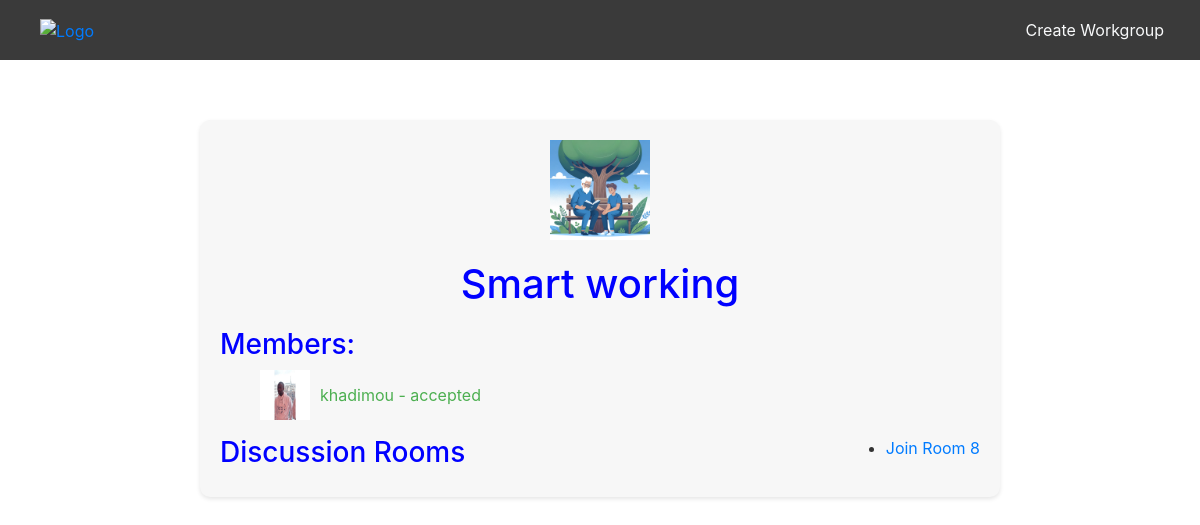
Page /en/workgroups/19/ (signed in) on the committed database.
### workgroup/models.py (models this page shows)
class WorkGroup(models.Model):
    name = models.CharField(max_length=50)
    with_assistant = models.BooleanField(default=False)
    description = models.TextField(max_length=200, blank=True)
    avatar = models.ImageField(upload_to='avatars_workgroup/', blank=True)
    members = models.ManyToManyField(User, through='WorkGroupMember', related_name='invited_to_workgroups')
    creator = models.ForeignKey(settings.AUTH_USER_MODEL, on_delete=models.CASCADE, related_name='created_workgroups', null=True)
    assistants = models.ManyToManyField(OpenAIAssistant, blank=True, related_name='workgroups')

class WorkGroupMember(models.Model):
    status = models.CharField(max_length=20, choices=[('pending', 'Pending'), ('accepted', 'Accepted'), ('denied', 'Denied')])
    user = models.ForeignKey(User, on_delete=models.CASCADE)
    workgroup = models.ForeignKey(WorkGroup, on_delete=models.CASCADE)
    class Meta:
        unique_together = ('workgroup', 'user')

class ChatRoom(models.Model):
    workgroup = models.ForeignKey(WorkGroup, on_delete=models.CASCADE, related_name='chatrooms')
    created_at = models.DateTimeField(auto_now_add=True)

### smart_mentor/models.py (models this page shows, shortened)
class Profile(models.Model):
    GENDER_CHOICES = (
        ('MALE', _('Male')),
        ('FEMALE', _('Female')),
        ('OTHER', _('Other')),
    )
    user = models.OneToOneField(User, on_delete=models.CASCADE)
    avatar = models.ImageField(upload_to='avatars/', blank=True, default='static/images/pp.svg')
    birthdate = models.DateField(null=True)
    gender = models.CharField(max_length=6, choices=GENDER_CHOICES)
    country = CountryField(blank_label='(select country)', blank=True)
    education_level = models.CharField(max_length=100, blank=True)
    skills = models.TextField(max_length=100, blank=True)
    phone = models.CharField(max_length=20)
    bio = models.TextField(max_length=100, blank=True)
    social_media_links = models.URLField(max_length=200, blank=True)

### workgroup/views.py (the view)
# urls.py: path('workgroups/<int:pk>/', views.workgroup_detail, name='workgroup_detail'),
def workgroup_detail(request, pk):
    workgroup = get_object_or_404(WorkGroup, pk=pk)
    assistant_name = None
    assistant = get_assistant_for_workgroup(pk)
    if assistant:
        assistant_name = assistant.name
    try:
        member = WorkGroupMember.objects.get(workgroup=workgroup, user=request.user)
        is_allowed = member.status in ['pending', 'accepted']
        is_accepted = member.status == 'accepted'
    except WorkGroupMember.DoesNotExist:
        is_allowed = False
        is_accepted = False
    if workgroup.creator == request.user:
        is_allowed = True
    if not is_allowed:
        return HttpResponseForbidden("You are not authorised to view this group.")
    members_info = WorkGroupMember.objects.filter(workgroup=workgroup).select_related('user')
    chat_rooms = workgroup.chatrooms.all()
    return render(request, 'workgroup/classroom.html', {
        'workgroup': workgroup,
        'members_info': members_info,
        'is_creator': workgroup.creator == request.user,
        'is_accepted': is_accepted,
        'chat_rooms': chat_rooms,
        'assistant_name': assistant_name,
    })

### workgroup/views.py (called while the page is built)
def get_assistant_for_workgroup(workgroup_id):
    try:
        workgroup = WorkGroup.objects.get(id=workgroup_id)
        if workgroup.with_assistant:
            assistant = workgroup.assistants.first()
            return assistant
    except WorkGroup.DoesNotExist:
        return None
    return None

### templates/workgroup/classroom.html (shortened to what this page needs)
{% include "base_site.html" %}
{% load i18n %}
{% load static %}
{% block navbar %}
    {% include 'nav_workgroup.html' %}
{% endblock %}
{% block content %}
    <div class="workgroup-container">
        {% if workgroup.avatar %}
            <img src="{{ workgroup.avatar.url }}" alt="{{ workgroup.name }}" class="workgroup-avatar">
        {% endif %}
        <h1 class="workgroup-title">{{ workgroup.name }}</h1>
        <h3 class="members-title">{% trans 'Members:' %}</h3>
        <ul>
            {% for member in members_info %}
                <li style="display: flex; align-items: center; margin-bottom: 10px;">
                    <img src="{{ member.user.profile.avatar.url }}" alt="{{ member.user.username }}" class="avatar" style="width: 50px; height: 50px; margin-right: 10px;">
                    <span style="color: #4CAF50;">{{ member.user.username }} - {{ member.status }}</span>
                </li>
            {% endfor %}
        </ul>
    <div class="workgroup-actions">
        {% if is_creator %}
            <button data-workgroup-id="{{ workgroup.id }}" id="addMembersButton" class="btn btn-info">{% trans 'Add members' %}</button>
            <div id="addMembersModal" class="modal">
                <div class="modal-content">
                    <span class="close">&times;</span>
                    <h2>{% trans 'Add Members' %}</h2>
                    <input type="text" id="userSearch" placeholder="{% trans 'Search for users...' %}">
                    <div id="userSearchResults">
                    </div>
                    <div id="alert-container"></div>
                </div>
            </div>
            <a href="{% url 'create_chat_room' workgroup.id %}" class="btn btn-info">{% trans 'Launch Discussion Room' %}</a>
            <h3>{% trans 'Discussion Rooms' %}</h3>
            <ul>
                {% for chat_room in chat_rooms %}
                    <li>
                        <a href="{% url 'chat_room' chat_room.id %}">{% trans 'Join Room' %} {{ chat_room.id }}</a>
                    </li>
                {% endfor %}
            </ul>
        {% else %}
            {% if is_accepted %}
                <h3>{% trans 'Discussion Rooms' %}</h3>
                <ul>
                    {% for chat_room in chat_rooms %}
                        <li>
                            <a href="{% url 'chat_room' chat_room.id %}">{% trans 'Join Room' %} {{ chat_room.id }}</a>
                        </li>
                    {% endfor %}
                </ul>
            {% endif %}
        {% endif %}
    </div>
    </div>
{% endblock %}

### static/css/settings.css (style rules this page uses)
body.light-mode { --background-color: #fff; --text-color: #333; --button-bg-color: #007bff; --button-text-color: #fff; }
body { background-color: var(--background-color); color: var(--text-color); }

### templates/workgroup/classroom.html (style rules this page uses)
.workgroup-container { max-width: 800px; margin: auto; margin-top: 60px; padding: 20px; background-color: #f7f7f7; border-radius: 10px; box-shadow: 0 2px 4px rgba(0, 0, 0, 0.1); }
.workgroup-title { text-align: center; color: #0000FF; }
.workgroup-avatar { display: block; max-width: 100px; height: auto; margin: 0 auto 20px; }
.members-title { margin-top: 20px; color: #0000FF; }
.workgroup-actions { display: flex; justify-content: space-between; width: 100%; }
h3,h2 { color: #0000FF; }

### rows in the picture
WorkGroup: avatar (picture), name "Smart working"
WorkGroupMember: user.profile.avatar (picture), user.username "khadimou", status "accepted"
ChatRoom: id "8"
